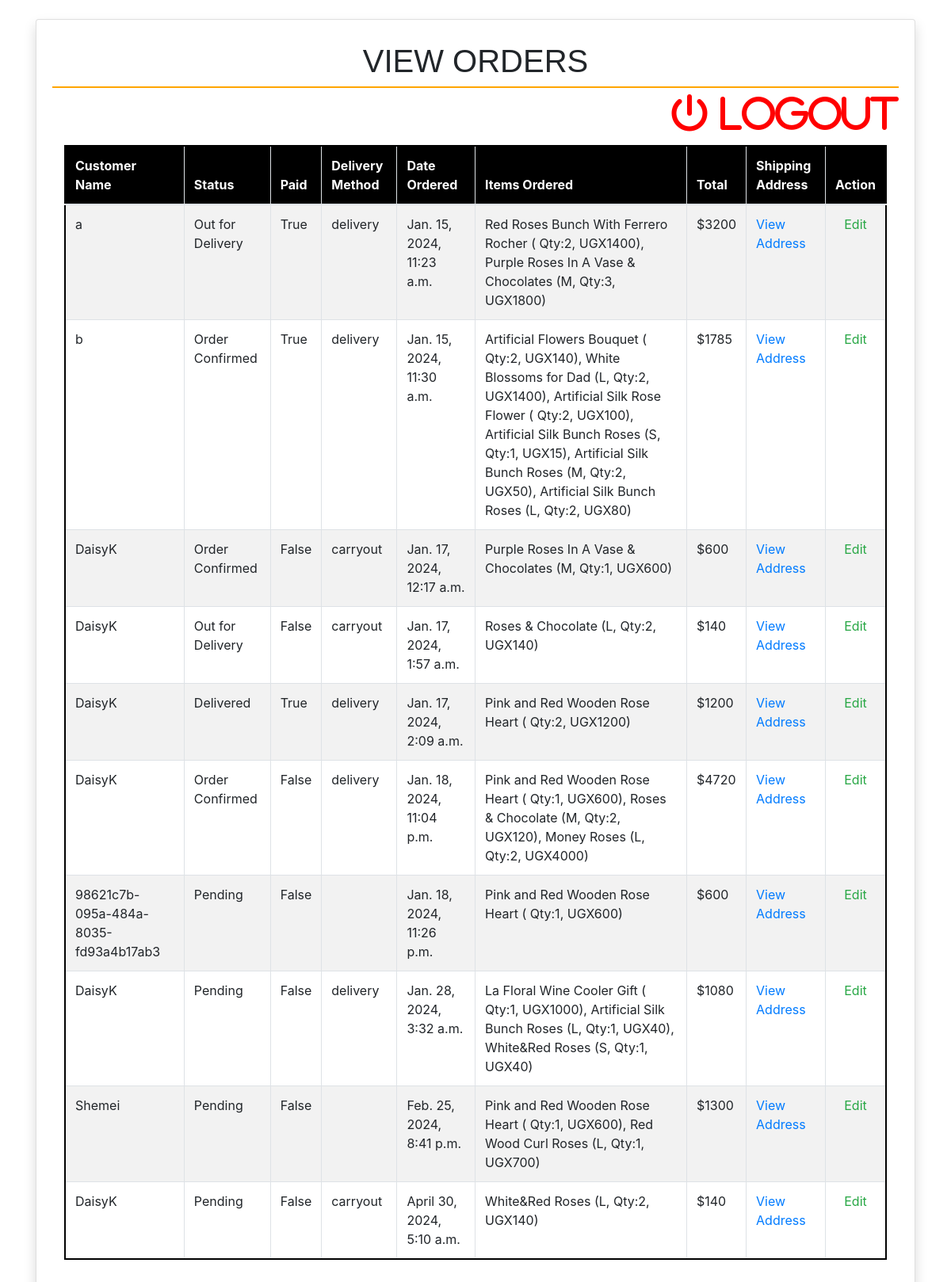
Before: /driver_view_order/ with the older database file.
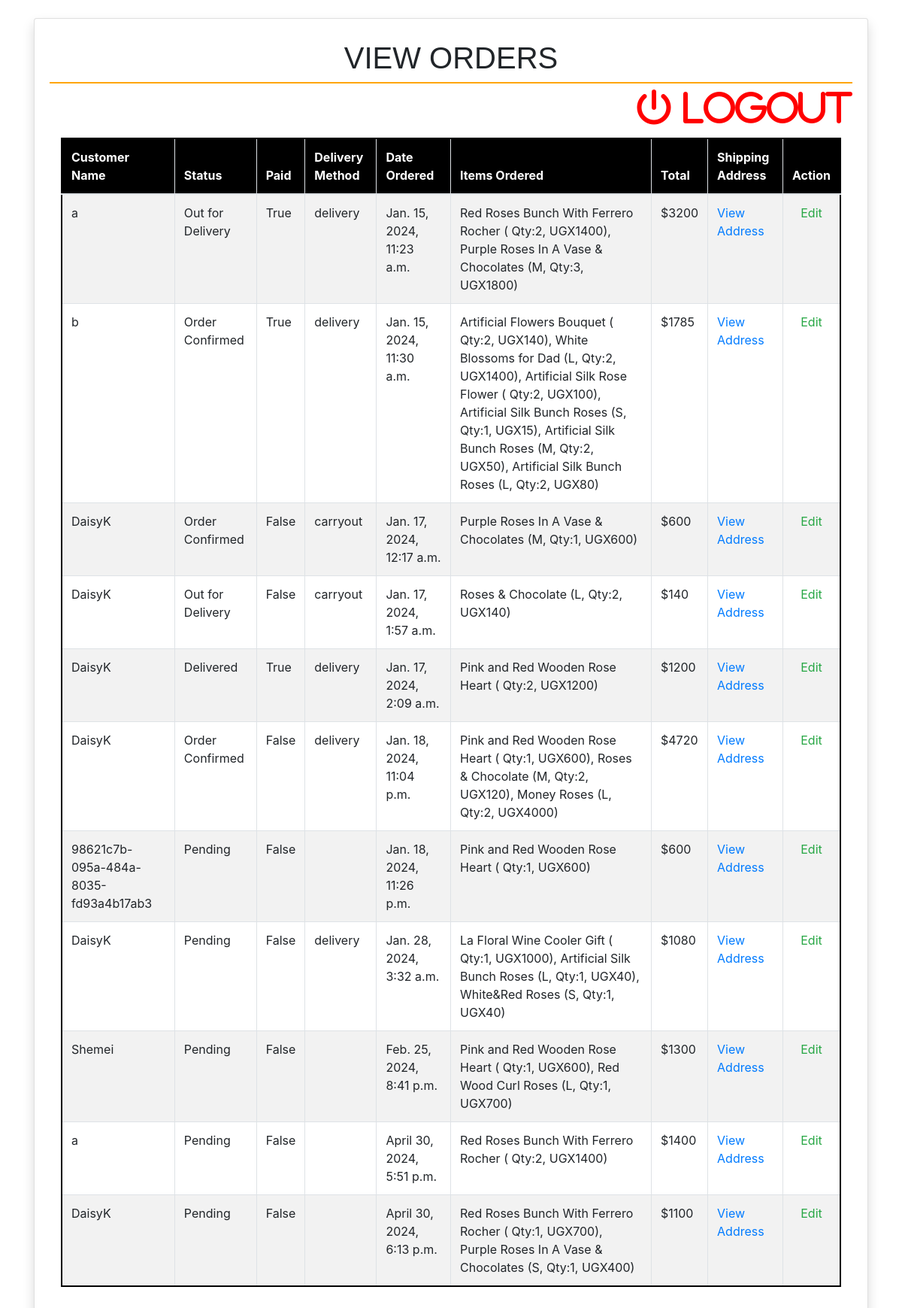
After: the same page with the newer database file.
### order/models.py (models this page shows, shortened)
class Order(models.Model):
    PAYMENT_CHOICES = (("cash", "cash"), ("online", "online"))
    DELIVERY_CHOICES = (("delivery", "delivery"), ("carryout", "carryout"))
    transaction_id = models.UUIDField(
        primary_key=True, default=uuid.uuid4, editable=True
    )
    customer = models.ForeignKey(Customer, on_delete=models.CASCADE)
    STATUS =(
        ('Pending','Pending'),
        ('Order Confirmed','Order Confirmed'),
        ('Out for Delivery','Out for Delivery'),
        ('Delivered','Delivered'),
    )
    status=models.CharField(max_length=50,null=True,choices=STATUS,default='Pending')
    date_ordered = models.DateTimeField(auto_now_add=True)
    date_modified = models.DateTimeField(auto_now=True)
    complete = models.BooleanField(default=False)
    date_completed = models.DateTimeField(null=True, blank=True)
    paid = models.BooleanField(default=False)
    payment_method = models.CharField(max_length=10, choices=PAYMENT_CHOICES)
    delivery_method = models.CharField(max_length=10, choices=DELIVERY_CHOICES)
    shipping = models.ForeignKey(
        "ShippingAddress", on_delete=models.SET_NULL, blank=True, null=True
    )
    pickup = models.ForeignKey(
        "PickUpDetail", on_delete=models.SET_NULL, blank=True, null=True
    )
    coupon = models.ForeignKey(
        "Coupon", on_delete=models.SET_NULL, blank=True, null=True
    )
    email = models.EmailField(max_length=70, null=True, blank=True)
    phone = models.CharField(max_length=20, null=True, blank=True)
    @property
    def get_cart_subtotal(self):
        order_items = self.orderitem_set.all()
        total = sum([item.get_total for item in order_items])
        return total
    get_cart_subtotal.fget.short_description = "Subtotal"
    @property
    def get_cart_total(self):
        total = self.get_cart_subtotal
        if self.coupon:
            total = total - self.get_coupon_value
        return total
    get_cart_total.fget.short_description = "Total"
    @property
    def get_cart_items(self):
        order_items = self.orderitem_set.all()
        total = sum([item.quantity for item in order_items])
        return total
    get_cart_items.fget.short_description = "# Items"
    @property
    def display_items(self):
        order_items = self.orderitem_set.all()
        ticker, l = 1, len(order_items)
        product_titles = str()
        for item in order_items:
            add_comma = ", " if l > 1 and ticker != l else ""
            if item.variation:
                product_title = f"""{item.product.name}
                ({item.variation.get_size},
                Qty:{item.quantity}, UGX{item.get_total}){add_comma}"""
            else:
                product_title = f"""{item.product.name}
                ( Qty:{item.quantity}, UGX{item.get_total}){add_comma}"""
            product_titles += product_title
            ticker += 1
        return product_titles
    @property
    def get_coupon_value(self):
        if self.coupon:
            if self.coupon.discount_type == "Percent":
                coupon_value = round(
                    self.get_cart_subtotal * self.coupon.discount_amount / 100, 2
                )
            else:
                coupon_value = self.coupon.discount_amount
        else:
            coupon_value = None
        return coupon_value
    get_coupon_value.fget.short_description = "Coupon"

class OrderItem(models.Model):
    product = models.ForeignKey(Product, on_delete=models.CASCADE)
    order = models.ForeignKey(Order, on_delete=models.CASCADE)
    variation = models.ForeignKey(
        ProductVariant, on_delete=models.SET_NULL, blank=True, null=True
    )
    quantity = models.IntegerField(default=0)
    date_added = models.DateTimeField(auto_now_add=True)
    @property
    def get_total(self):
        if self.product.has_variants:
            total = self.variation.price * self.quantity
        else:
            total = self.product.price * self.quantity
        return total
    get_total.fget.short_description = "Total"
    def image_tag(self):
        return mark_safe(
            f'<img src="{self.product.image.url}" width="100" height="100" />'
        )
    image_tag.short_description = "Image"

### users/models.py (models this page shows)
class Customer(models.Model):
    user = models.OneToOneField("User", null=True, blank=True, on_delete=models.CASCADE)
    device = models.CharField(max_length=200, null=True, blank=True)
    created_at = models.DateTimeField(auto_now_add=True)
    def __str__(self):
        return self.user.username if self.user else self.device

class User(AbstractUser):
    email = models.EmailField(unique=True)
    REQUIRED_FIELDS = [
        "email",
    ]

### store/models.py (models this page shows, shortened)
class Product(models.Model):
    id = models.UUIDField(primary_key=True, default=uuid.uuid4, editable=False)
    name = models.CharField(max_length=100)
    price = models.DecimalField(max_digits=15, decimal_places=0, blank=True, null=True)
    desc = models.TextField(max_length=500, blank=True, null=True)
    image = models.ImageField(blank=True, upload_to="images")
    created_at = models.DateField(auto_now_add=True)
    updated_at = models.DateField(auto_now=True)
    product_category = models.ForeignKey(
        "Category", on_delete=models.CASCADE, null=True, blank=True
    )
    class Meta:
        ordering = ("product_category",)
    def image_tag(self):  # pragma: no cover
        if self.image:
            return mark_safe(f'<img src="{self.image.url}" width="100" height="100" />')
    image_tag.short_description = "Image"
    @property
    def has_variants(self):
        if self.productvariant_set.count() > 0:
            return True
        else:
            return False

class ProductVariant(models.Model):
    title = models.CharField(max_length=100, blank=True, null=True)
    product = models.ForeignKey(Product, on_delete=models.CASCADE)
    size = models.ForeignKey(Size, on_delete=models.CASCADE)
    price = models.DecimalField(max_digits=15, decimal_places=0)
    @property
    def get_size(self):
        return str(self.size)

class Size(models.Model):
    name = models.CharField(max_length=20, blank=True, null=True, unique=True)
    def __str__(self):
        return self.name

### custom_admin/views.py (the view)
# urls.py: path('driver_view_order/', driver_view_orders, name='driver_view_orders'),
def driver_view_orders(request):
    orders = Order.objects.all()
    context = {'orders': orders}
    return render(request, 'admin/driver_view_order.html', context)

### store/context_processors.py (called while the page is built)
def get_cart_quantity(request):
    if request.user.is_authenticated:
        try:
            customer = request.user.customer
        except:
            number_of_items = 0
    else:
        try:
            customer, created = Customer.objects.get_or_create(
                device=request.COOKIES["device"]
            )
        except:
            number_of_items = 0
    try:
        customer_order = Order.objects.filter(customer=customer, complete=False)[0]
        number_of_items = customer_order.get_cart_items
    except:
        number_of_items = 0
    return {"cart_quantity": number_of_items}

### templates/admin/driver_view_order.html (shortened to what this page needs)
{% extends 'admin/driver_base.html' %}
{% block content %}
<div class="card shadow">
    <div class="card-body">
        <h1 class="p-2 text-center" style="border-bottom: 2px solid orange; font-family: 'Georgia', sans-serif; font-size: 2.5em; text-transform: uppercase;">
            View Orders</h1>
        <div class="text-right mb-3">
            <a href="{% url 'users:logout' %}" class="fa fa-power-off" style="font-size:48px;color:red"></i></i> Logout
            </a>
        </div>
        <div class="container">
            <div class="table-responsive">
                <table class="table table-bordered table-striped" style="border: 2px solid black;" id="example">
                    <thead style="background-color: black; color: white;">
                        <tr>
                            <th>Customer Name</th>
                            <th>Status</th>
                            <th>Paid</th>
                            <th>Delivery Method</th>
                            <th>Date Ordered</th>
                            <th>Items Ordered</th>
                            <th>Total</th>
                            <th>Shipping Address</th>
                            <th class="text-center">Action</th>
                        </tr>
                    </thead>
                    <tbody>
                        {% for order in orders %}
                            <tr>
                                <td>{{ order.customer }}</td>
                                <td>{{ order.status|default:"Pending" }}</td>
                                <td>{{ order.paid }}</td>
                                <td>{{ order.delivery_method }}</td>
                                <td>{{ order.date_ordered }}</td>
                                <td>{{ order.display_items }}</td>
                                <td>${{ order.get_cart_total }}</td>
                                <td><a href="{% url 'driver_view_shipping_address' order.transaction_id %}">View Address</a></td>
                                <td class="text-center">
                                    <a href="{% url 'driver_edit_order' order.transaction_id %}" class="text-success">Edit</a>
                                </td>
                            </tr>
                        {% endfor %}
                    </tbody>
                </table>
            </div>
        </div>
    </div>
</div>
<link rel="stylesheet" href="https://cdnjs.cloudflare.com/ajax/libs/font-awesome/6.0.0/css/all.min.css">
<link rel="stylesheet" href="https://stackpath.bootstrapcdn.com/bootstrap/4.3.1/css/bootstrap.min.css">
<link rel="stylesheet" type="text/css" href="https://cdn.datatables.net/1.10.24/css/dataTables.bootstrap4.min.css">
{% endblock %}

Changed rows visible on the page:
removed Order: customer "DaisyK", status "Pending", paid "False", delivery_method "carryout", date_ordered "April 30, 2024, 5:10 a.m.", display_items "White&Red Roses (L, Qty:2, UGX140)", get_cart_total "140"
added Order: customer "a", status "Pending", paid "False", date_ordered "April 30, 2024, 5:51 p.m.", display_items "Red Roses Bunch With Ferrero Rocher ( Qty:2, UGX1400)", get_cart_total "1400"
added Order: customer "DaisyK", status "Pending", paid "False", date_ordered "April 30, 2024, 6:13 p.m.", display_items "Red Roses Bunch With Ferrero Rocher ( Qty:1, UGX700), Purple Roses In A Vase & Chocolates (S, Qty:1, UGX400)", get_cart_total "1100"
